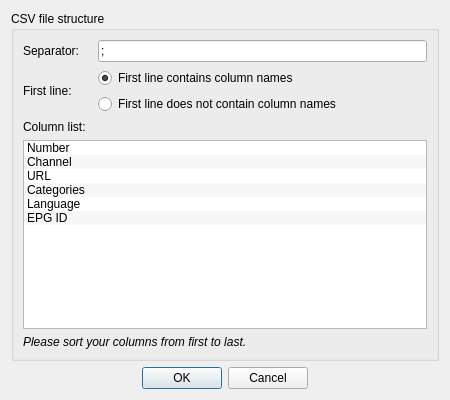
<?xml version="1.0" encoding="UTF-8"?>
<ui version="4.0">
 <class>ChannelsImportCSV</class>
 <widget class="QDialog" name="ChannelsImportCSV">
  <property name="geometry">
   <rect>
    <x>0</x>
    <y>0</y>
    <width>450</width>
    <height>400</height>
   </rect>
  </property>
  <property name="windowTitle">
   <string>CSV file structure</string>
  </property>
  <property name="windowIcon">
   <iconset resource="../../../resources/icons/icons.qrc">
    <normaloff>:/icons/apps/16/accessories-text-editor.png</normaloff>:/icons/apps/16/accessories-text-editor.png</iconset>
  </property>
  <layout class="QVBoxLayout" name="verticalLayout">
   <item>
    <widget class="QGroupBox" name="groupBox">
     <property name="title">
      <string>CSV file structure</string>
     </property>
     <layout class="QGridLayout" name="gridLayout">
      <item row="0" column="0">
       <widget class="QLabel" name="labelSeparator">
        <property name="text">
         <string>Separator:</string>
        </property>
       </widget>
      </item>
      <item row="0" column="2">
       <widget class="QLineEdit" name="editSeparator">
        <property name="text">
         <string>;</string>
        </property>
       </widget>
      </item>
      <item row="1" column="0" rowspan="2">
       <widget class="QLabel" name="labelFirstLine">
        <property name="text">
         <string>First line:</string>
        </property>
       </widget>
      </item>
      <item row="1" column="2">
       <widget class="QRadioButton" name="radioFirstHeader">
        <property name="text">
         <string>First line contains column names</string>
        </property>
        <property name="checked">
         <bool>true</bool>
        </property>
       </widget>
      </item>
      <item row="2" column="2">
       <widget class="QRadioButton" name="radioFirstContent">
        <property name="text">
         <string>First line does not contain column names</string>
        </property>
       </widget>
      </item>
      <item row="3" column="0">
       <widget class="QLabel" name="labelColumnList">
        <property name="text">
         <string>Column list:</string>
        </property>
       </widget>
      </item>
      <item row="5" column="0" colspan="3">
       <widget class="QLabel" name="labelColumnListInfo">
        <property name="text">
         <string>&lt;i&gt;Please sort your columns from first to last.&lt;/i&gt;</string>
        </property>
       </widget>
      </item>
      <item row="4" column="0" colspan="3">
       <widget class="QListWidget" name="columns">
        <property name="dragEnabled">
         <bool>true</bool>
        </property>
        <property name="dragDropMode">
         <enum>QAbstractItemView::InternalMove</enum>
        </property>
        <property name="alternatingRowColors">
         <bool>true</bool>
        </property>
        <item>
         <property name="text">
          <string>Number</string>
         </property>
        </item>
        <item>
         <property name="text">
          <string>Channel</string>
         </property>
        </item>
        <item>
         <property name="text">
          <string>URL</string>
         </property>
        </item>
        <item>
         <property name="text">
          <string>Categories</string>
         </property>
        </item>
        <item>
         <property name="text">
          <string>Language</string>
         </property>
        </item>
        <item>
         <property name="text">
          <string>EPG ID</string>
         </property>
        </item>
       </widget>
      </item>
     </layout>
    </widget>
   </item>
   <item>
    <widget class="QDialogButtonBox" name="buttonBox">
     <property name="orientation">
      <enum>Qt::Horizontal</enum>
     </property>
     <property name="standardButtons">
      <set>QDialogButtonBox::Cancel|QDialogButtonBox::Ok</set>
     </property>
     <property name="centerButtons">
      <bool>true</bool>
     </property>
    </widget>
   </item>
  </layout>
 </widget>
 <tabstops>
  <tabstop>editSeparator</tabstop>
  <tabstop>radioFirstHeader</tabstop>
  <tabstop>radioFirstContent</tabstop>
  <tabstop>columns</tabstop>
  <tabstop>buttonBox</tabstop>
 </tabstops>
 <resources>
  <include location="../../../resources/icons/icons.qrc"/>
 </resources>
 <connections>
  <connection>
   <sender>buttonBox</sender>
   <signal>accepted()</signal>
   <receiver>ChannelsImportCSV</receiver>
   <slot>accept()</slot>
   <hints>
    <hint type="sourcelabel">
     <x>248</x>
     <y>254</y>
    </hint>
    <hint type="destinationlabel">
     <x>157</x>
     <y>274</y>
    </hint>
   </hints>
  </connection>
  <connection>
   <sender>buttonBox</sender>
   <signal>rejected()</signal>
   <receiver>ChannelsImportCSV</receiver>
   <slot>reject()</slot>
   <hints>
    <hint type="sourcelabel">
     <x>316</x>
     <y>260</y>
    </hint>
    <hint type="destinationlabel">
     <x>286</x>
     <y>274</y>
    </hint>
   </hints>
  </connection>
 </connections>
</ui>
